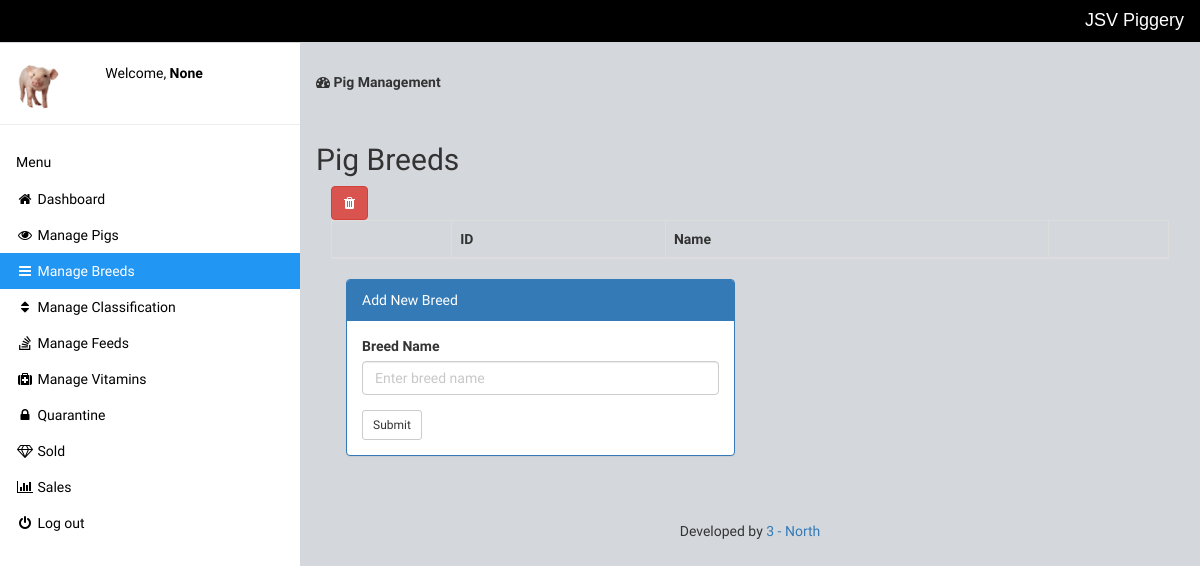
The app's page /manage-breed.php (signed in), older data.
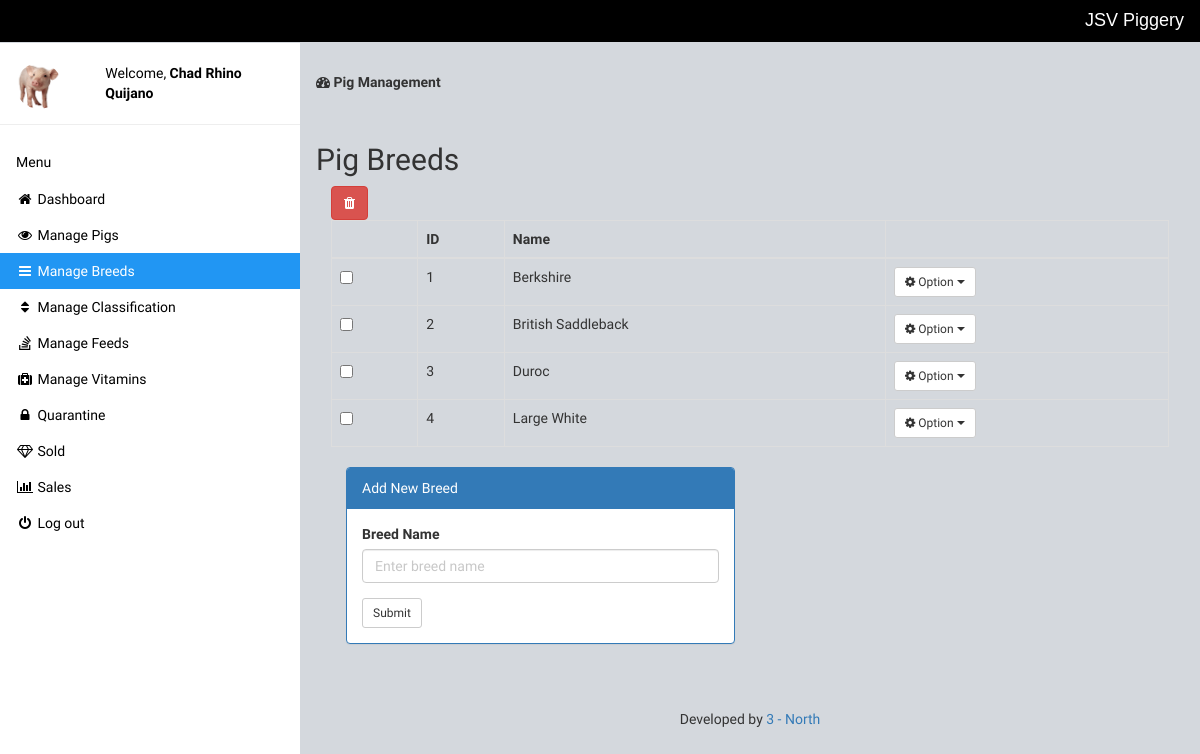
The same page, newer data.
### tables this page shows
CREATE TABLE `breed` (
  `id` int(11) NOT NULL,
  `name` varchar(255) NOT NULL
);

### manage-breed.php (the view, shortened to what this page needs)
<?php include 'setting/system.php'; ?>
<?php include 'theme/head.php'; ?>
<?php include 'theme/sidebar.php'; ?>
<div class="w3-main" style="margin-left:300px;margin-top:43px;">
	<header class="w3-container" style="padding-top:22px">
		<h5><b><i class="fa fa-dashboard"></i> Pig Management</b></h5>
	</header>
	<div class="w3-container" style="padding-top:22px">
		<div class="w3-row">
			<h2>Pig Breeds</h2>
			<div class="col-md-12">
				<a title="Check to delete from list" data-toggle="modal" data-target="#_removed" id="delete" class="btn btn-danger"><i class="fa fa-trash"></i>
				</a>
				<form method="post" action="delete_breed.php">
					<table class="table table-hover table-bordered" id="table">
						<thead>
							<tr>
								<th></th>
								<th>ID</th>
								<th>Name</th>
								<th></th>
							</tr>
						</thead>
						<tbody>
							<?php
							$get = $db->query("SELECT * FROM breed");
							$res = $get->fetchAll(PDO::FETCH_OBJ);
							foreach ($res as $n) { ?>
								<tr>
									<td>
										<input type="checkbox" name="selector[]" value="<?php echo $n->id ?>">
									</td>
									<td> <?php echo $n->id; ?> </td>
									<td> <?php echo $n->name; ?> </td>
									<td class="dropdown">
										<button class="btn btn-sm btn-default dropdown-toggle" type="button" data-toggle="dropdown"><i class="fa fa-cog"></i> Option
											<span class="caret"></span></button>
									</td>
								</tr>
							<?php }
							?>
						</tbody>
					</table>
				</form>
			</div>
			<?php
			$title = "Add New Breed";
			$name = "";
			$button_name = "submit";
			?>
			<div class="col-md-6">
				<div class="panel panel-primary">
					<div class="panel-heading"><?= $title ?></div>
					<div class="panel-body">
						<form method="post">
							<div class="form-group">
								<label class="control-label">Breed Name</label>
								<input type="text" name="breed" class="form-control" placeholder="Enter breed name" value="<?= $name ?>">
							</div>
							<button class="btn btn-sm btn-default" type="submit" name="<?= $button_name ?>">Submit</button>
						</form>
					</div>
				</div>
			</div>
		</div>
	</div>
</div>
<?php include 'theme/foot.php'; ?>

### theme/head.php (shortened to what this page needs)
<!DOCTYPE html>
<html>
<head>
<link rel="stylesheet" href="./plugin/w3.css">
<link rel="stylesheet" href="./plugin/bootstrap.min.css">
<link rel="stylesheet" href="./plugin/font-awesome.min.css">
<link rel="stylesheet" type="text/css" href="https://cdn.datatables.net/1.10.16/css/dataTables.bootstrap.min.css">
<link rel="stylesheet" type="text/css" href="https://cdnjs.cloudflare.com/ajax/libs/bootstrap-datepicker/1.7.1/css/bootstrap-datepicker.min.css">
</head>
<body>

### theme/sidebar.php (shortened to what this page needs)
<?php
$url = implode(explode('/jsv', strtolower($_SERVER['REQUEST_URI'])));
$active = "w3-blue";
?>
<div class="w3-bar w3-top w3-black w3-large dont-print" style="z-index:4">
  <span class="w3-bar-item w3-right" style="font-family: sans-serif;"><?php echo NAME_X; ?></span>
</div>
<nav class="w3-sidebar w3-collapse w3-white w3-animate-left dont-print" style="z-index:3;width:300px;" id="mySidebar"><br>
  <div class="w3-container w3-row">
    <div class="w3-col s4">
      <img src="img/pig.png" class="w3-circle w3-margin-right" style="width:46px">
    </div>
    <div class="w3-col s8 w3-bar">
      <span>Welcome, <strong><?php echo ucwords($_SESSION['name']); ?></strong></span><br>
    </div>
  </div>
  <hr>
  <div class="w3-container">
    <h5>Menu</h5>
  </div>
  <div class="w3-bar-block">
    <a href="dashboard.php" class="w3-bar-item w3-button w3-padding <?= $url == '/dashboard.php' ? $active : '' ?>"><i class="fa fa-home fa-fw"></i> Dashboard</a>
    <a href="manage-pig.php" class="w3-bar-item w3-button w3-padding <?= $url == '/manage-pig.php' || $url == '/add-pig.php' || str_contains($url ,'/edit-pig.php') || str_contains($url ,'/quarantine.php') || str_contains($url ,'/sold.php') ? $active : '' ?>"><i class="fa fa-eye fa-fw"></i> Manage Pigs</a>
    <a href="manage-breed.php" class="w3-bar-item w3-button w3-padding <?= str_contains($url, '/manage-breed.php') ? $active : '' ?>"><i class="fa fa-reorder fa-fw"></i> Manage Breeds</a>
    <a href="manage-classification.php" class="w3-bar-item w3-button w3-padding <?= $url == '/manage-classification.php' ? $active : '' ?>"><i class="fa fa-sort fa-fw"></i> Manage Classification</a>
    <a href="manage-feed.php" class="w3-bar-item w3-button w3-padding <?= str_contains($url, '/manage-feed.php') ? $active : '' ?>"><i class="fa fa-stack-overflow fa-fw"></i> Manage Feeds</a>
    <a href="manage-vitamins.php" class="w3-bar-item w3-button w3-padding <?= str_contains($url, '/manage-vitamins.php') ? $active : '' ?>"><i class="fa fa-medkit fa-fw"></i> Manage Vitamins</a>
    <a href="manage-quarantine.php" class="w3-bar-item w3-button w3-padding <?= $url == '/manage-quarantine.php' ? $active : '' ?>"><i class="fa fa-lock fa-fw"></i> Quarantine</a>
    <a href="manage-sold.php" class="w3-bar-item w3-button w3-padding <?= $url == '/manage-sold.php' || str_contains($url ,'/receipt.php') ? $active : '' ?>"><i class="fa fa-diamond fa-fw"></i> Sold</a>
    <a href="manage-sales.php" class="w3-bar-item w3-button w3-padding <?= $url == '/manage-sales.php' ? $active : '' ?>"><i class="fa fa-bar-chart fa-fw"></i> Sales</a>
    <a href="logout.php" class="w3-bar-item w3-button w3-padding"><i class="fa fa-power-off fa-fw"></i> Log out</a><br><br>
  </div>
</nav>

### theme/foot.php (shortened to what this page needs)
<p class="text-center dont-print" style="margin-top: 5%">
	Developed by <a href="https://facebook.com/profile.php?id=1000086533458965">3 - North </a>
</p>
</body>
</html>

### theme/head.php (style rules this page uses)
body { font-family: 'Baumans'; background-color: #d4d8dd; }

Row changes from the older to the newer data that the page shows:
added breed: id "1", name "Berkshire"
added breed: id "2", name "British Saddleback"
added breed: id "3", name "Duroc"
added breed: id "4", name "Large White"
Text that changed along with them:
$_SESSION['name']: "None" → "Chad Rhino Quijano"
